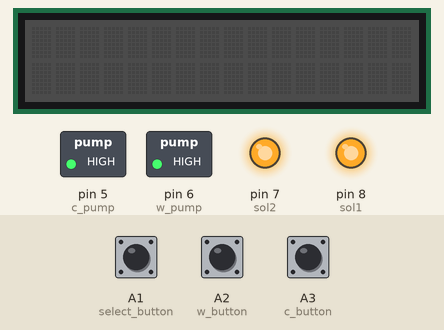
The sketch below on a simulated Arduino Uno, built with avr-gcc and run on an emulated ATmega328P. Shown: 16×2 character LCD, switched loads named in the sketch (green lamp = pin HIGH), output pins drawn as LEDs (lit = HIGH). Inputs (shaded band) come from the test bench; at power-on: A2 (w_button) LOW, A3 (c_button) LOW, A1 (select_button) LOW. EEPROM starts erased; what the sketch prints to the serial monitor is not drawn.

Above: at 2.2 s.
2.3 s: A2 (w_button) pulled HIGH for 3.2 s
At 3.9 s:
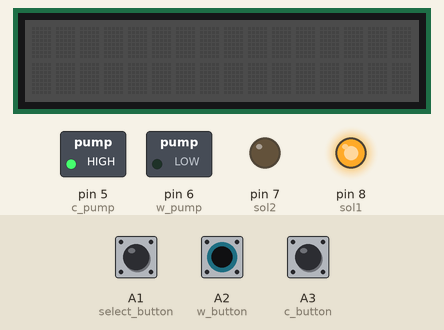
7.0 s: A3 (c_button) pulled HIGH for 3.2 s
At 7.9 s:
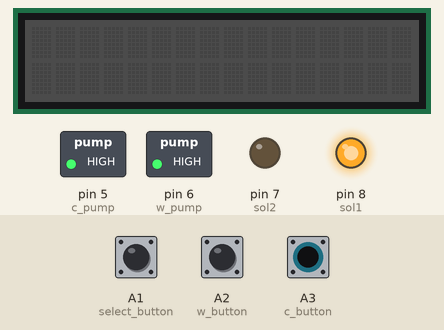
11.7 s: A3 (c_button) pulled HIGH for 0.15 s
At 14.1 s:
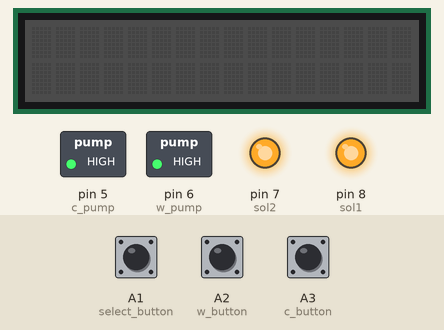
14.8 s: A3 (c_button) pulled HIGH for 1 s
At 16.2 s:
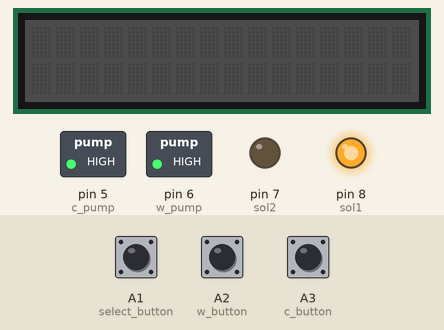
18.8 s: A2 (w_button) pulled HIGH for 0.15 s
At 21.2 s:
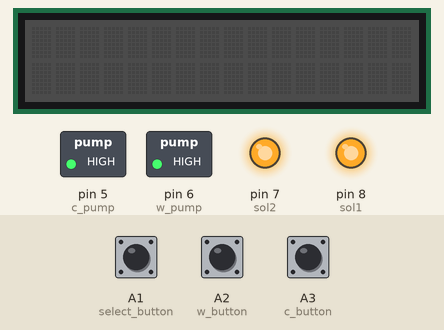
Timing chart, 0 to 22.7 s (numbered marks = the images above; inputs shaded):
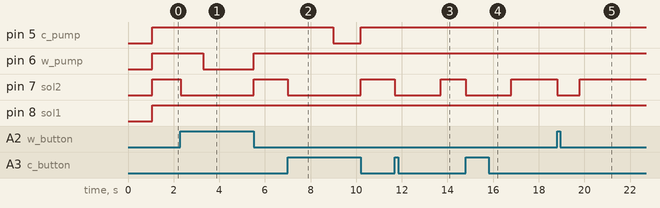

The sketch:

beethovenV4.ino
```cpp
#include <Wire.h>            //to do - what about the mixing of concentration
#include "holdbutton.h"
#include "togglebutton.h"
#include "temperature.h"
#include <EEPROM.h>
#include "rgb_lcd.h"


// pinout setup
const int override_button = A0;
const int select_button = A1;
const int w_button      = A2;  // for water
const int c_button      = A3;  // for coolant
const int led1          = 3;
const int led2          = 4;

const int sol1          = 8;
const int sol2          = 7;
const int w_pump        = 6;
const int c_pump        = 5;

const int testLCD        = 7;

int conc_safety         = 60; // to be input by user
int c_safety            = 50; // to be input by user
int c_level             = 30; // to be replaced by float sensor
int concentration       = 50; // to be replaced by refractometer

const int r = 195;
const int g = 255;
const int b = 0;

rgb_lcd lcd;


#define OFF  1 // To note: For P2H1588A0, 1 = OFF, 0 = ON (i.e. reversed). ONLY USE THESE FOR P2H1588A0 RELAY
#define ON   0

void setup() {
  pinMode(testLCD, OUTPUT);
  pinMode(override_button, INPUT);
  digitalWrite(testLCD, LOW);

  Serial.begin(9600);
  //delay(1000);
    Wire.begin();       //start I2C bus thingy, req for lcd func n library
  lcd.begin(16,2);
  lcd.setRGB(20,20,20);
  lcd.display();
  delay(1000);
  Serial.println("start");
  pinMode(select_button, INPUT);
  pinMode(w_button, INPUT);
  pinMode(c_button, INPUT);
  pinMode(sol1, OUTPUT);
  pinMode(sol2, OUTPUT);
  pinMode(w_pump, OUTPUT);
  pinMode(c_pump, OUTPUT);


  //lcd.display();
  lcd.clear();

  Serial.println("??");
}

void loop() {
  Serial.println("??");


  // CNC selection
  static bool cncNum = EEPROM.read(0); //EEPROM writes to permanent memory. Is a workaround for arduino crashing
  static int  cncSet[2] = {sol1, sol2};
  static int  sol;

  cncNum = toggle::func(select_button, cncNum); //to be substituted when IOT is introduced
  EEPROM.update(0, cncNum);
  sol = cncSet[cncNum];


  if (cncNum == 0){         //to be depreciated when IOT is introduced
    digitalWrite(led2, 0);
    digitalWrite(led1, 1);
  }
  else{
    digitalWrite(led2, 1);
    digitalWrite(led1, 0);
  }


  // Relay functions


  static int i; //neat little code that runs once


  if (cncNum >= 0){
  digitalWrite(sol1, OFF);
  digitalWrite(sol2, OFF);


    //water dispense
    i = 0;
    while (hold::func(w_button) == 1 && concentration < conc_safety) {
      concentration = concentration; //concentration function
      digitalWrite(c_pump, OFF);
      digitalWrite(sol, ON);

      if(i == 0){
        delay(1000);
        i++;
      }
      digitalWrite(w_pump, ON);
      Serial.println("sumn");
    }
    digitalWrite(w_pump, OFF);
    digitalWrite(sol, OFF);

    //coolant dispense
    i = 0;
    while (hold::func(c_button ) == 1 && c_level < c_safety){
      c_level = c_level; //level function
      digitalWrite(w_pump, OFF);
      digitalWrite(sol, ON);
      if(i == 0){
        delay(2000);
        i++;
      }

      digitalWrite(c_pump, ON);       Serial.println("sumn");

    }
    digitalWrite(c_pump, OFF);
    digitalWrite(sol, OFF);
  }
}
```

holdbutton.h
```cpp
#ifndef __holdbutton_h__
#define __holdbutton_h__

namespace hold{
  bool state;
  int func(int button){
    if (digitalRead(button) == HIGH){
      state = true;
      return state;
    }

    else{
      state = false;
      return state;
    }
}
}
#endif
```

temperature.h
```cpp
#ifndef __temperature_h__
#define __temperature__

#include <math.h>
#include <Wire.h>


const int B = 4275;               // B value of the thermistor
const int R0 = 100000;            // R0 = 100k     // Grove - Temperature Sensor connect to A0


namespace temperature{
int func(int pin)
{

    int a = analogRead(pin);

    float R = 1023.0/a-1.0;
    R = R0*R;

    float temperature = 1.0/(log(R/R0)/B+1/298.15)-273.15; // convert to temperature via datasheet
    return (temperature);


}
}
#endif
```

togglebutton.h
```cpp
#ifndef __toggleButton_h__
#define __toggleButton_h__
//this toggle requires a state and a button
//has the functionality of retaining previous state
namespace toggle{
  static bool LOOPCHECK = false;

  int func(int button, bool state){
    //this condition will never loop unless above is triggered
    if (LOOPCHECK == true){
      state = !state;
      LOOPCHECK = !LOOPCHECK;
    }

    while (digitalRead(button) == HIGH){
      LOOPCHECK = true;
    }
    return state;
  }
}
#endif
```

Measured:
- after the input at 2.3 s, pin 6 (w_pump): HIGH → LOW after 1.0 s, → HIGH 2.2 s later; pin 7 (sol2): HIGH → LOW at once, → HIGH 3.2 s later
- after the input at 7.0 s, pin 5 (c_pump): HIGH → LOW after 2.0 s, → HIGH 1.2 s later; pin 7 (sol2): HIGH → LOW at once, → HIGH 3.2 s later
- after the input at 11.7 s, pin 7 (sol2): HIGH → LOW at once, → HIGH 2.0 s later
- after the input at 14.8 s, pin 7 (sol2): HIGH → LOW at once, → HIGH 2.0 s later
- after the input at 18.8 s, pin 7 (sol2): HIGH → LOW at once, → HIGH 1.0 s later
